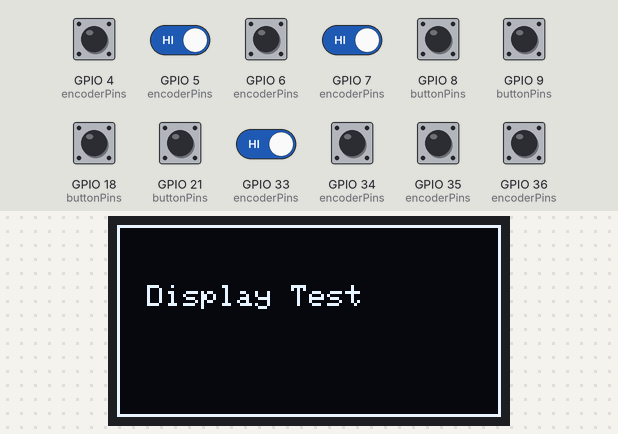
A program run on a simulated ESP32-S2. On the bench: 128×64 one-colour display. Inputs (shaded band) come from the test bench; at power-on: GPIO 4 (encoderPins), GPIO 5 (encoderPins), GPIO 6 (encoderPins), GPIO 7 (encoderPins), GPIO 8 (buttonPins), GPIO 9 (buttonPins), GPIO 18 (buttonPins), GPIO 21 (buttonPins), GPIO 33 (encoderPins), GPIO 34 (encoderPins), GPIO 35 (encoderPins), GPIO 36 (encoderPins) HIGH. WiFi joins after 1.5 s; servers stay silent unless stated; uploads are accepted with an empty reply; what the program prints to the serial monitor is not drawn.

Above: at 1.1 s.
At 5.8 s:
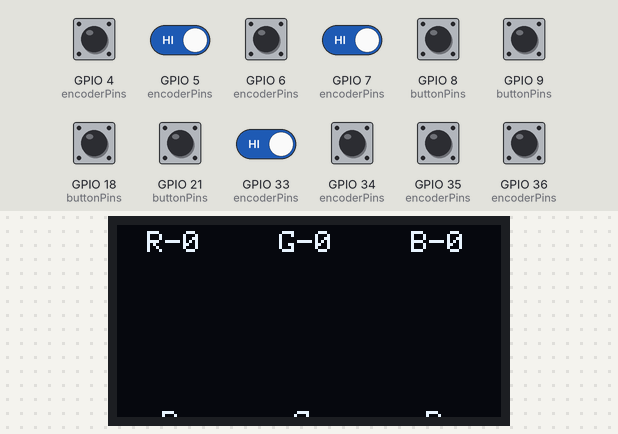
5.9 s: GPIO 7 (encoderPins) driven LOW
7.4 s: GPIO 9 (buttonPins) pulled LOW for 0.15 s
At 8.1 s:
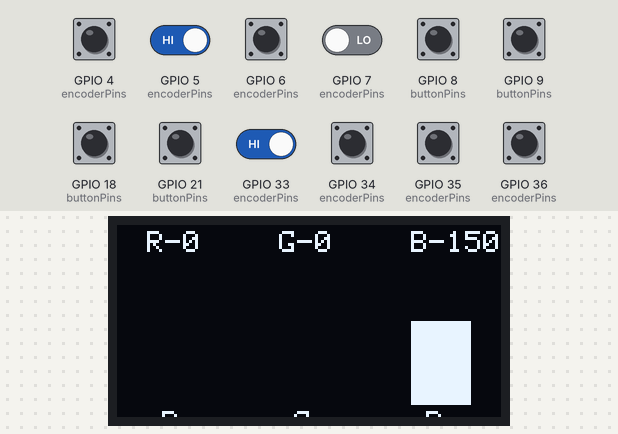
9.0 s: GPIO 5 (encoderPins) driven LOW
At 10.2 s:
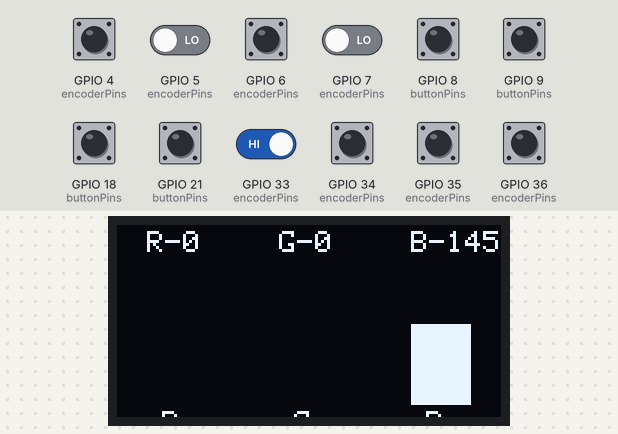
10.5 s: GPIO 18 (buttonPins) pulled LOW for 0.15 s
At 11.4 s:
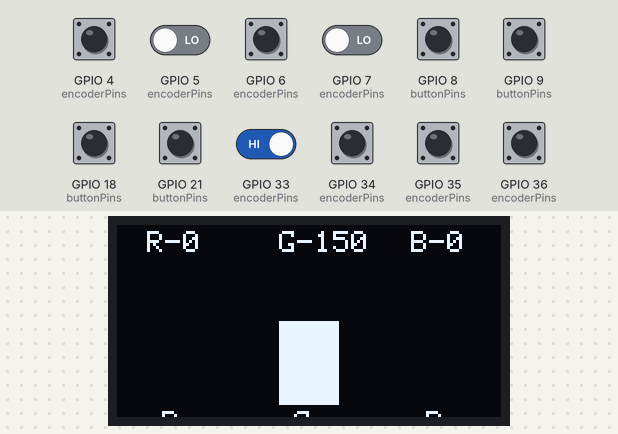
12.1 s: GPIO 21 (buttonPins) pulled LOW for 0.15 s
At 13.1 s:
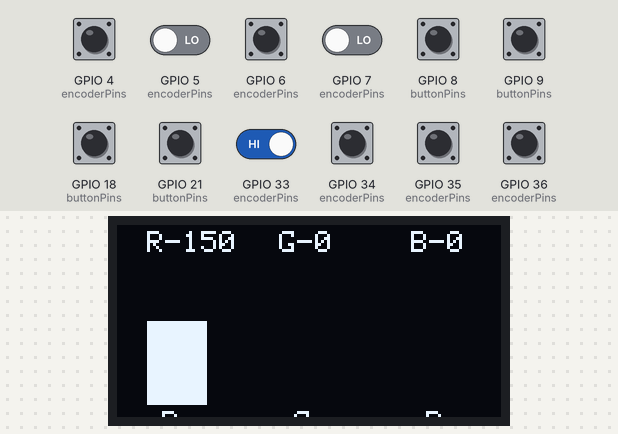
13.7 s: GPIO 33 (encoderPins) driven LOW
Timing chart, 0 to 16.2 s (numbered marks = the images above; inputs shaded):
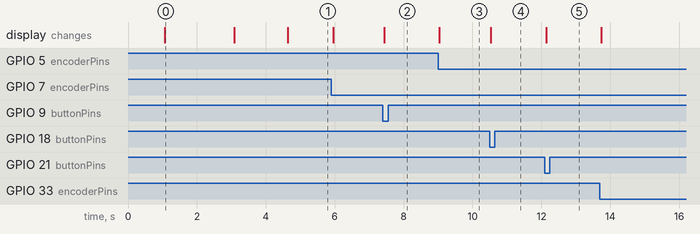

The program:

main.cpp
```cpp
#include <Arduino.h>
#include <Wire.h>
#include "config.h"
#include "DisplayHandler.h"
#include "WLEDController.h"
#include "NetworkManager.h"
#include "ButtonEventQueue.h"
#include "StateManager.h"


// Global instances
ButtonEventQueue buttonQueue;
StateManager stateManager;
DisplayHandler display;
WLEDController wled;
NetworkManager network;

// State tracking
volatile bool encoderEvent = false;
volatile int8_t encoderChanges[4] = {0};  // RED, GREEN, BLUE, EFFECT
volatile uint8_t prevEncoderStates[4] = {0};  // RED, GREEN, BLUE, EFFECT
volatile bool buttonStates[Buttons::NUM_BUTTONS] = {HIGH, HIGH, HIGH, HIGH};
unsigned long lastButtonPress[Buttons::NUM_BUTTONS] = {0};

// Encoder interrupt handler
void IRAM_ATTR handleEncoder(uint8_t pinA, uint8_t pinB, volatile uint8_t& prevState, int encoderIndex) {
    static const int8_t encoder_states[] = {0,-1,1,0,1,0,0,-1,-1,0,0,1,0,1,-1,0};

    prevState = (prevState << 2) & 0x0F;
    prevState |= (digitalRead(pinA) << 1) | digitalRead(pinB);

    int8_t change = encoder_states[prevState];
    if (change != 0) {
        encoderChanges[encoderIndex] += change;
        encoderEvent = true;
    }
}

// Individual encoder interrupt handlers
void IRAM_ATTR handleRedEncoder() { handleEncoder(Pins::RED_A, Pins::RED_B, prevEncoderStates[0], 0); }
void IRAM_ATTR handleGreenEncoder() { handleEncoder(Pins::GREEN_A, Pins::GREEN_B, prevEncoderStates[1], 1); }
void IRAM_ATTR handleBlueEncoder() { handleEncoder(Pins::BLUE_A, Pins::BLUE_B, prevEncoderStates[2], 2); }
void IRAM_ATTR handleEffectEncoder() { handleEncoder(Pins::EFFECT_A, Pins::EFFECT_B, prevEncoderStates[3], 3); }

// Generic button handler
void IRAM_ATTR handleButton(uint8_t pin, Buttons::Index buttonIndex, Buttons::ID buttonId) {
    bool currentState = digitalRead(pin);
    unsigned long currentTime = millis();

    if (currentTime - lastButtonPress[static_cast<uint8_t>(buttonIndex)] > Timing::DEBOUNCE_DELAY) {
        if (currentState == LOW && buttonStates[static_cast<uint8_t>(buttonIndex)] == HIGH) {
            delayMicroseconds(Buttons::VERIFY_DELAY_US);  // Using constant from config
            if (digitalRead(pin) == LOW) {
                buttonQueue.push(buttonId, true, currentTime);
                lastButtonPress[static_cast<uint8_t>(buttonIndex)] = currentTime;
            }
        }
        buttonStates[static_cast<uint8_t>(buttonIndex)] = currentState;
    }
}

// Individual button interrupt handlers
void IRAM_ATTR handleRedButton() { handleButton(Pins::RED_BUTTON, Buttons::Index::RED_INDEX, Buttons::ID::RED_ID);}
void IRAM_ATTR handleGreenButton() { handleButton(Pins::GREEN_BUTTON, Buttons::Index::GREEN_INDEX, Buttons::ID::GREEN_ID);}
void IRAM_ATTR handleBlueButton() { handleButton(Pins::BLUE_BUTTON, Buttons::Index::BLUE_INDEX, Buttons::ID::BLUE_ID);}
void IRAM_ATTR handleEffectButton() { handleButton(Pins::EFFECT_BUTTON, Buttons::Index::EFFECT_INDEX, Buttons::ID::EFFECT_ID);}

void setupPins() {
    // Configure encoder pins
    const uint8_t encoderPins[] = {
        Pins::RED_A, Pins::RED_B, Pins::GREEN_A, Pins::GREEN_B,
        Pins::BLUE_A, Pins::BLUE_B, Pins::EFFECT_A, Pins::EFFECT_B
    };

    for (uint8_t pin : encoderPins) {
        pinMode(pin, INPUT_PULLUP);
    }

    // Configure button pins
    const uint8_t buttonPins[] = {
        Pins::RED_BUTTON, Pins::GREEN_BUTTON,
        Pins::BLUE_BUTTON, Pins::EFFECT_BUTTON
    };

    for (uint8_t pin : buttonPins) {
        pinMode(pin, INPUT_PULLUP);
    }

    // Attach encoder interrupts
    attachInterrupt(digitalPinToInterrupt(Pins::RED_A), handleRedEncoder, CHANGE);
    attachInterrupt(digitalPinToInterrupt(Pins::RED_B), handleRedEncoder, CHANGE);
    attachInterrupt(digitalPinToInterrupt(Pins::GREEN_A), handleGreenEncoder, CHANGE);
    attachInterrupt(digitalPinToInterrupt(Pins::GREEN_B), handleGreenEncoder, CHANGE);
    attachInterrupt(digitalPinToInterrupt(Pins::BLUE_A), handleBlueEncoder, CHANGE);
    attachInterrupt(digitalPinToInterrupt(Pins::BLUE_B), handleBlueEncoder, CHANGE);
    attachInterrupt(digitalPinToInterrupt(Pins::EFFECT_A), handleEffectEncoder, CHANGE);
    attachInterrupt(digitalPinToInterrupt(Pins::EFFECT_B), handleEffectEncoder, CHANGE);

    // Attach button interrupts
    attachInterrupt(digitalPinToInterrupt(Pins::RED_BUTTON), handleRedButton, CHANGE);
    attachInterrupt(digitalPinToInterrupt(Pins::GREEN_BUTTON), handleGreenButton, CHANGE);
    attachInterrupt(digitalPinToInterrupt(Pins::BLUE_BUTTON), handleBlueButton, CHANGE);
    attachInterrupt(digitalPinToInterrupt(Pins::EFFECT_BUTTON), handleEffectButton, CHANGE);
}

void setup() {
    Serial.begin(115200);
    delay(1000);

    DEBUG_PRINTLN("\n\nStarting RGB Controller...");
    DEBUG_PRINTLN("Version: " __DATE__ " " __TIME__);

    if (!display.begin()) {
        DEBUG_PRINTLN("Display initialization failed!");
        while (1) delay(100);
    }
    DEBUG_PRINTLN("Display initialized successfully");

    setupPins();
    DEBUG_PRINTLN("Pins configured successfully");

    if (!network.begin()) {
        DEBUG_PRINTLN("Network initialization failed! Continuing with local display only.");
    }

    network.setupWebServer(stateManager);
    DEBUG_PRINTLN("Initialization complete!");
    DEBUG_PRINTF("Current WLED IP: %s\n", NetworkConfig::WLED_IP);
}

void processEncoders() {
    if (!encoderEvent) return;

    noInterrupts();
    bool colorChanged = false;

    // Process RGB encoders
    if (encoderChanges[0] != 0 || encoderChanges[1] != 0 || encoderChanges[2] != 0) {
        stateManager.adjustColor(
            encoderChanges[0] * 5,
            encoderChanges[1] * 5,
            encoderChanges[2] * 5
        );
        encoderChanges[0] = encoderChanges[1] = encoderChanges[2] = 0;
        colorChanged = true;
    }

    // Process effect encoder
    if (encoderChanges[3] != 0) {
        stateManager.adjustEffect(encoderChanges[3]);
        encoderChanges[3] = 0;
    }

    encoderEvent = false;
    interrupts();

    if (colorChanged) {
        const auto& color = stateManager.getColorState();
        DEBUG_PRINTF("Color Update - R:%d G:%d B:%d\n",
            color.red, color.green, color.blue);
    }
}

void processButtons() {
    ButtonEvent event;
    while (buttonQueue.pop(&event)) {
        if (!event.pressed) continue;

        DEBUG_PRINTF("Processing button %d press\n", event.button);

        switch (event.button) {
            case Buttons::ID::RED_ID:
                stateManager.setRedPreset();
                break;
            case Buttons::ID::GREEN_ID:
                stateManager.setGreenPreset();
                break;
            case Buttons::ID::BLUE_ID:
                stateManager.setBluePreset();
                break;
            case Buttons::ID::EFFECT_ID:
                stateManager.resetEffect();
                break;
        }
    }
}

void printDebugInfo() {
    static unsigned long lastDebugPrint = 0;
    unsigned long currentMillis = millis();

    if (currentMillis - lastDebugPrint >= 5000) {
        const auto& debugInfo = buttonQueue.getDebugInfo();
        const auto& color = stateManager.getColorState();

        DEBUG_PRINTLN("\n----- DEBUG INFO -----");
        DEBUG_PRINTF("Queue - Push attempts: %lu, Success: %lu\n",
                     debugInfo.pushAttempts, debugInfo.pushSuccess);
        DEBUG_PRINTF("Queue - Pop attempts: %lu, Success: %lu\n",
                     debugInfo.popAttempts, debugInfo.popSuccess);
        DEBUG_PRINTF("Last button - Pushed: %lu, Processed: %lu\n",
                     debugInfo.lastPushedButton, debugInfo.lastProcessedButton);
        DEBUG_PRINTF("Interrupts: %lu, Debounce checks: %lu\n",
                     debugInfo.interruptCalls, debugInfo.debounceChecks);
        DEBUG_PRINTF("Current Values - R:%d G:%d B:%d Effect:%d\n",
                     color.red, color.green, color.blue, stateManager.getEffectIndex());
        DEBUG_PRINTLN("--------------------\n");

        lastDebugPrint = currentMillis;
    }
}

void loop() {
    static unsigned long lastDisplayUpdate = 0;
    static unsigned long lastWLEDUpdate = 0;
    unsigned long currentMillis = millis();

    processEncoders();
    processButtons();
    printDebugInfo();

    // Update display
    if (currentMillis - lastDisplayUpdate >= Timing::DISPLAY_UPDATE_INTERVAL) {
        const auto& color = stateManager.getColorState();
        display.updateDisplay(color.red, color.green, color.blue);
        lastDisplayUpdate = currentMillis;
    }

    // Update WLED
    if (currentMillis - lastWLEDUpdate >= Timing::WLED_UPDATE_INTERVAL) {
        const auto& color = stateManager.getColorState();
        if (stateManager.hasColorChanged()) {  // Simplified check
            DEBUG_PRINTF("Sending WLED update - R:%d G:%d B:%d\n",
                color.red, color.green, color.blue);
            wled.updateColor(color.red, color.green, color.blue);
            stateManager.clearColorChanged();
        } else if (stateManager.hasEffectChanged()) {
            DEBUG_PRINTF("Sending WLED effect update: %s\n",
                Effects::NAMES[stateManager.getEffectIndex()]);
            wled.updateEffect(stateManager.getEffectIndex());
            stateManager.clearEffectChanged();
        }
        lastWLEDUpdate = currentMillis;
    }
}
```

ButtonEventQueue.h
```cpp
#pragma once
#include <Arduino.h>
#include "config.h"

volatile bool colorChangedFromButton = false;

struct ButtonEvent {
    Buttons::ID button;  // Changed from uint8_t to enum
    bool pressed;
    unsigned long timestamp;

    ButtonEvent& operator=(const volatile ButtonEvent& other) {
        button = static_cast<Buttons::ID>(other.button);  // Safe casting
        pressed = other.pressed;
        timestamp = other.timestamp;
        return *this;
    }
};
// Button event queue
class ButtonEventQueue {
public:
    // Debug info structure update
    struct DebugInfo {
        volatile uint32_t pushAttempts;
        volatile uint32_t pushSuccess;
        volatile uint32_t popAttempts;
        volatile uint32_t popSuccess;
        volatile Buttons::ID lastPushedButton;     // Changed to enum
        volatile Buttons::ID lastProcessedButton;  // Changed to enum
        volatile uint32_t interruptCalls;
        volatile uint32_t debounceChecks;

        DebugInfo() :
            pushAttempts(0),
            pushSuccess(0),
            popAttempts(0),
            popSuccess(0),
            lastPushedButton(Buttons::ID::RED_ID),  // Initialize with default
            lastProcessedButton(Buttons::ID::RED_ID),
            interruptCalls(0),
            debounceChecks(0) {}
    };

    // Update push method signature
    bool push(Buttons::ID button, bool pressed, unsigned long timestamp) {
        debugInfo.pushAttempts++;
        int nextHead = (head + 1) % SIZE;

        if (nextHead != tail) {
            events[head].button = button;
            events[head].pressed = pressed;
            events[head].timestamp = timestamp;
            head = nextHead;
            debugInfo.pushSuccess++;
            debugInfo.lastPushedButton = button;
            return true;
        }
        return false;
    }
    // Pop the next button event from the queue
    bool pop(ButtonEvent* event) {
        debugInfo.popAttempts++;

        if (tail != head) {
            // Properly handle volatile to non-volatile assignment
            event->button = events[tail].button;
            event->pressed = events[tail].pressed;
            event->timestamp = events[tail].timestamp;

            tail = (tail + 1) % SIZE;
            debugInfo.popSuccess++;
            debugInfo.lastProcessedButton = event->button;
            return true;
        }
        return false;
    }

    // Get current size of queue
    int getSize() const {
        return (head >= tail) ? (head - tail) : (SIZE - (tail - head));
    }

    // Get debug information
    const DebugInfo& getDebugInfo() const {
        return debugInfo;
    }

private:
    static const int SIZE = 20;
    volatile ButtonEvent events[SIZE];
    volatile int head;
    volatile int tail;
    DebugInfo debugInfo;
};
```

DisplayHandler.h
```cpp
#pragma once

#include <Adafruit_GFX.h>
#include <Adafruit_SSD1306.h>
#include "config.h"

class DisplayHandler {
public:
    DisplayHandler();
    bool begin();
    void updateDisplay(int redValue, int greenValue, int blueValue);

private:
    Adafruit_SSD1306 display;
    void drawTestPattern();

    // Track last values to prevent unnecessary updates
    int lastRed = -1;
    int lastGreen = -1;
    int lastBlue = -1;
    unsigned long updateCount = 0;
};

DisplayHandler::DisplayHandler()
    : display(SCREEN_WIDTH, SCREEN_HEIGHT, &Wire, OLED_RESET) {
    Serial.println("Display Handler constructor called");
}

bool DisplayHandler::begin() {
    Serial.println("Starting display initialization...");

    Wire.begin(I2C::SDA_PIN, I2C::SCL_PIN);
    Wire.setClock(I2C::FREQUENCY);
    Serial.printf("I2C Initialized - SDA: %d, SCL: %d\n", I2C::SDA_PIN, I2C::SCL_PIN);

    if(!display.begin(SSD1306_SWITCHCAPVCC, SCREEN_ADDRESS)) {
        Serial.printf("SSD1306 allocation failed! Check if display is connected to pins SDA:%d SCL:%d\n",
                     I2C::SDA_PIN, I2C::SCL_PIN);
        return false;
    }

    Serial.println("Display allocated successfully");
    display.clearDisplay();
    display.setTextSize(1);
    display.setTextColor(SSD1306_WHITE);

    drawTestPattern();

    return true;
}

void DisplayHandler::drawTestPattern() {
    Serial.println("Drawing test pattern...");
    display.clearDisplay();

    display.drawPixel(0, 0, SSD1306_WHITE);
    display.drawPixel(SCREEN_WIDTH-1, 0, SSD1306_WHITE);
    display.drawPixel(0, SCREEN_HEIGHT-1, SSD1306_WHITE);
    display.drawPixel(SCREEN_WIDTH-1, SCREEN_HEIGHT-1, SSD1306_WHITE);

    display.drawRect(0, 0, SCREEN_WIDTH, SCREEN_HEIGHT, SSD1306_WHITE);

    display.setCursor(10, 20);
    display.print("Display Test");
    display.display();

    Serial.println("Test pattern sent to display");
    delay(2000);

    display.clearDisplay();
    display.display();
}

void DisplayHandler::updateDisplay(int redValue, int greenValue, int blueValue) {
    // Only update if values have changed
    if (redValue == lastRed && greenValue == lastGreen && blueValue == lastBlue) {
        return;
    }

    // Store new values
    lastRed = redValue;
    lastGreen = greenValue;
    lastBlue = blueValue;

    // Debug print every update
    DEBUG_PRINTF("Display Update #%d - R:%d G:%d B:%d\n",
                 ++updateCount, redValue, greenValue, blueValue);

    display.clearDisplay();

    const int usableWidth = SCREEN_WIDTH - (2 * DisplayConfig::MARGIN);
    const int barSpacing = (usableWidth - (3 * DisplayConfig::BAR_WIDTH)) / 2;
    const int baseX = DisplayConfig::MARGIN;

    const int redHeight = (redValue * DisplayConfig::MAX_HEIGHT) / 255;
    const int greenHeight = (greenValue * DisplayConfig::MAX_HEIGHT) / 255;
    const int blueHeight = (blueValue * DisplayConfig::MAX_HEIGHT) / 255;

    const int greenX = baseX + DisplayConfig::BAR_WIDTH + barSpacing;
    const int blueX = greenX + DisplayConfig::BAR_WIDTH + barSpacing;

    // Draw bars and labels
    display.fillRect(baseX, DisplayConfig::BASE_Y - redHeight,
                    DisplayConfig::BAR_WIDTH, redHeight, SSD1306_WHITE);
    display.fillRect(greenX, DisplayConfig::BASE_Y - greenHeight,
                    DisplayConfig::BAR_WIDTH, greenHeight, SSD1306_WHITE);
    display.fillRect(blueX, DisplayConfig::BASE_Y - blueHeight,
                    DisplayConfig::BAR_WIDTH, blueHeight, SSD1306_WHITE);

    // Draw labels
    display.setCursor(baseX + 5, DisplayConfig::BASE_Y + 2);
    display.print("R");
    display.setCursor(greenX + 5, DisplayConfig::BASE_Y + 2);
    display.print("G");
    display.setCursor(blueX + 5, DisplayConfig::BASE_Y + 2);
    display.print("B");

    // Draw values
    display.setCursor(baseX, 2);
    display.print("R-");
    display.print(redValue);
    display.setCursor(greenX, 2);
    display.print("G-");
    display.print(greenValue);
    display.setCursor(blueX, 2);
    display.print("B-");
    display.print(blueValue);

    display.display();
}
```

Source omitted: NetworkManager.h (2499 bytes), StateManager.h (2961 bytes), WledController.h (2569 bytes), config.h (2816 bytes)

Measured:
- after the input at 7.4 s, the display: changes at once (image 2)
- after the input at 9.0 s, the display: changes at once (image 3)
- after the input at 10.5 s, the display: changes at once (image 4)
- after the input at 12.1 s, the display: changes after 0.05 s (image 5)
- what the display in image 0 shows lasts 2.0 s, from 1.1 s to 3.1 s
